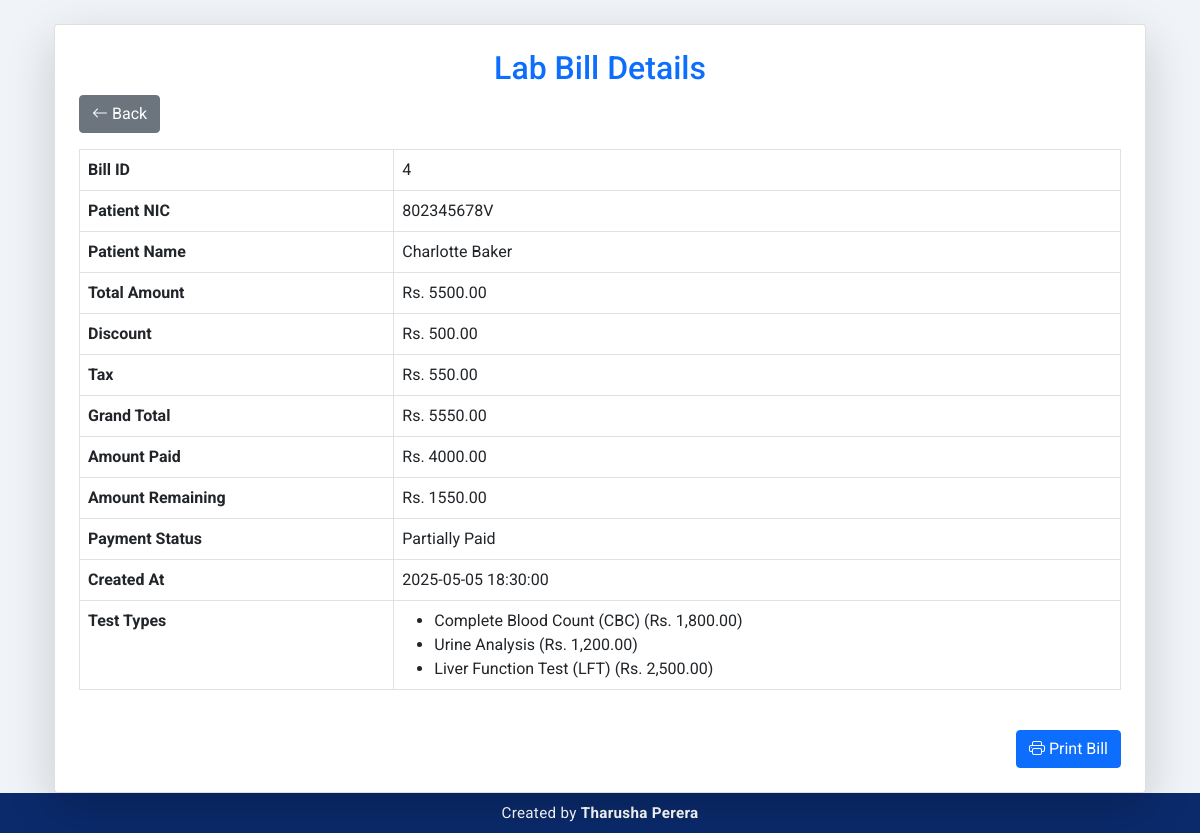
The page /modules/lab_functions/lab_billing/view_lab_bill.php?id=4 (signed in) on the database its author committed.
### tables this page shows
CREATE TABLE `lab_bills` (
  `bill_id` int(11) NOT NULL,
  `patient_nic` varchar(15) NOT NULL,
  `total_amount` decimal(10,2) NOT NULL,
  `discount` decimal(10,2) DEFAULT 0.00,
  `tax` decimal(10,2) DEFAULT 0.00,
  `grand_total` decimal(10,2) NOT NULL,
  `amount_paid` decimal(10,2) DEFAULT 0.00,
  `amount_remaining` decimal(10,2) DEFAULT 0.00,
  `payment_status` enum('Unpaid','Partially Paid','Paid') DEFAULT 'Unpaid',
  `created_at` timestamp NOT NULL DEFAULT current_timestamp()
);

CREATE TABLE `patients` (
  `NIC` varchar(12) NOT NULL,
  `Fullname` varchar(150) NOT NULL,
  `Address` text NOT NULL,
  `Contact` varchar(15) NOT NULL,
  `Gender` enum('Male','Female','Other') NOT NULL,
  `Email` varchar(50) NOT NULL,
  `Username` varchar(15) NOT NULL,
  `Password` varchar(15) NOT NULL,
  `profile_picture` longblob DEFAULT NULL,
  `reset_token` varchar(255) DEFAULT NULL,
  `token_expiry` datetime DEFAULT NULL
);

CREATE TABLE `test_types` (
  `test_type_id` int(11) NOT NULL,
  `test_name` varchar(100) NOT NULL,
  `cost` decimal(10,2) NOT NULL,
  `sample_type` varchar(100) NOT NULL
);

### modules/lab_functions/lab_billing/view_lab_bill.php (the view, shortened to what this page needs)
<?php
include '../../../includes/header.php';
include '../../../config/db.php';
$bill = null;
if (isset($_GET['id']) && !empty($_GET['id'])) {
    $bill_id = intval($_GET['id']);
    $stmt = $conn->prepare("
        SELECT b.*, p.Fullname
        FROM lab_bills b
        JOIN patients p ON b.patient_nic = p.NIC
        WHERE b.bill_id = ?
    ");
    $stmt->bind_param("i", $bill_id);
    $stmt->execute();
    $result = $stmt->get_result();
    if ($result->num_rows > 0) {
        $bill = $result->fetch_assoc();
        $test_stmt = $conn->prepare("
            SELECT t.test_name, t.cost
            FROM lab_bill_items i
            JOIN test_types t ON i.test_type_id = t.test_type_id
            WHERE i.bill_id = ?
        ");
        $test_stmt->bind_param("i", $bill_id);
        $test_stmt->execute();
        $test_result = $test_stmt->get_result();
        $tests = [];
        while ($row = $test_result->fetch_assoc()) {
            $tests[] = $row;
        }
    } else {
        $message = "Lab bill not found!";
    }
} else {
    $message = "Bill ID is missing!";
}
?>
<div class="container mt-4">
    <div class="card shadow-lg p-4">
        <h2 class="text-center text-primary">Lab Bill Details</h2>
        <?php if ($bill) { ?>
            <?php
$backUrl = 'lab_billing_management.php';
?>
<div class="d-flex justify-content-start mb-3">
    <a href="<?= $backUrl ?>" class="btn btn-secondary">
        <i class="bi bi-arrow-left"></i> Back
    </a>
</div>
            <table class="table table-bordered">
                <tbody>
                    <tr><th>Bill ID</th><td><?= htmlspecialchars($bill['bill_id']); ?></td></tr>
                    <tr><th>Patient NIC</th><td><?= htmlspecialchars($bill['patient_nic']); ?></td></tr>
                    <tr><th>Patient Name</th><td><?= htmlspecialchars($bill['Fullname']); ?></td></tr>
                    <tr><th>Total Amount</th><td>Rs. <?= htmlspecialchars($bill['total_amount']); ?></td></tr>
                    <tr><th>Discount</th><td>Rs. <?= htmlspecialchars($bill['discount']); ?></td></tr>
                    <tr><th>Tax</th><td>Rs. <?= htmlspecialchars($bill['tax']); ?></td></tr>
                    <tr><th>Grand Total</th><td>Rs. <?= htmlspecialchars($bill['grand_total']); ?></td></tr>
                    <tr><th>Amount Paid</th><td>Rs. <?= htmlspecialchars($bill['amount_paid']); ?></td></tr>
                    <tr><th>Amount Remaining</th><td>Rs. <?= htmlspecialchars($bill['amount_remaining']); ?></td></tr>
                    <tr><th>Payment Status</th><td><?= htmlspecialchars($bill['payment_status']); ?></td></tr>
                    <tr><th>Created At</th><td><?= htmlspecialchars($bill['created_at']); ?></td></tr>
                    <tr>
                        <th>Test Types</th>
                        <td>
                            <ul class="mb-0">
                                <?php foreach ($tests as $test): ?>
                                    <li><?= htmlspecialchars($test['test_name']) ?> (Rs. <?= number_format($test['cost'], 2) ?>)</li>
                                <?php endforeach; ?>
                            </ul>
                        </td>
                    </tr>
                </tbody>
            </table>
            <div class="d-flex justify-content-end mt-4">
                <a href="generate_lab_pdf.php?id=<?= urlencode($bill['bill_id']); ?>" target="_blank" class="btn btn-primary">
                    <i class="bi bi-printer"></i> Print Bill
                </a>
            </div>
        <?php } ?>
    </div>
</div>
<?php include '../../../includes/footer.php'; ?>

### includes/header.php (shortened to what this page needs)
<!DOCTYPE html>
<html lang="en">
<head>
    <link href="https://cdn.jsdelivr.net/npm/bootstrap@5.1.3/dist/css/bootstrap.min.css" rel="stylesheet" />
    <link href="https://cdn.jsdelivr.net/npm/bootstrap-icons/font/bootstrap-icons.css" rel="stylesheet" />
</head>
<body>
    <div class="container">

### includes/footer.php (shortened to what this page needs)
</div>
    <footer class="site-footer">
  <div class="container text-center py-2">
    <span class="footer-text">Created by <strong>Tharusha Perera</strong></span>
  </div>
</footer>
</body>
</html>

### includes/header.php (style rules this page uses)
body { background-color: #f0f4f8; font-family: 'Roboto', sans-serif; }

### includes/footer.php (style rules this page uses)
:root { --footer-bg: #0a2a6b; }
.site-footer { background: var(--footer-bg); color: #ffffff; width: 100%; bottom: 20px; }
.footer-text { font-size: clamp(0.85rem, 2vw, 0.95rem); letter-spacing: .3px; }

### rows shown on the page
lab_bills: bill_id "4", patient_nic "802345678V", patient_nic.Fullname "Charlotte Baker", total_amount "5500.00", discount "500.00", tax "550.00", grand_total "5550.00", amount_paid "4000.00", amount_remaining "1550.00", payment_status "Partially Paid", created_at "2025-05-05 18:30:00"
test_types: test_name "Complete Blood Count (CBC)", cost "1,800.00"
test_types: test_name "Urine Analysis", cost "1,200.00"
test_types: test_name "Liver Function Test (LFT)", cost "2,500.00"
